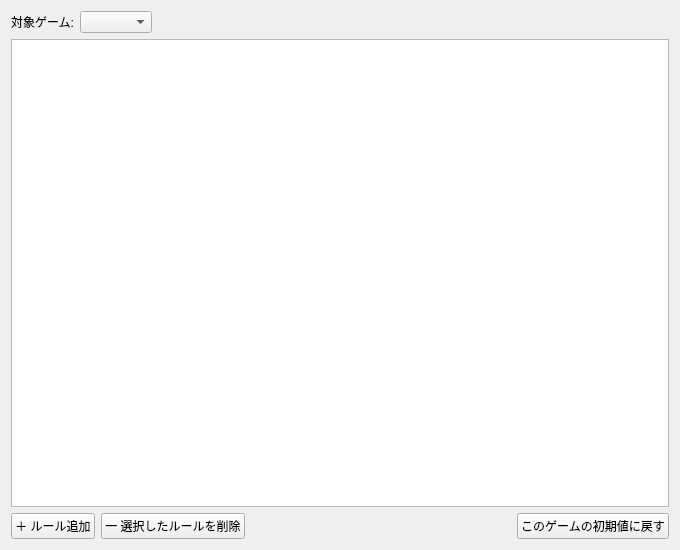
<?xml version="1.0" encoding="UTF-8"?>
<ui version="4.0">
 <class>SettingsFilterRulesPage</class>
 <widget class="QWidget" name="SettingsFilterRulesPage">
  <property name="geometry">
   <rect>
    <x>0</x>
    <y>0</y>
    <width>680</width>
    <height>550</height>
   </rect>
  </property>
  <layout class="QVBoxLayout" name="layoutFilterRules">
   <item>
    <layout class="QHBoxLayout" name="layoutRuleHeader">
     <item>
      <widget class="QLabel" name="labelRuleAdapter">
       <property name="text">
        <string>対象ゲーム:</string>
       </property>
      </widget>
     </item>
     <item>
      <widget class="QComboBox" name="comboRuleGame"/>
     </item>
     <item>
      <spacer name="spacerRuleHeader">
       <property name="orientation">
        <enum>Qt::Orientation::Horizontal</enum>
       </property>
       <property name="sizeHint" stdset="0">
        <size>
         <width>40</width>
         <height>20</height>
        </size>
       </property>
      </spacer>
     </item>
    </layout>
   </item>
   <item>
    <widget class="QTableWidget" name="tableFilterRules">
     <property name="alternatingRowColors">
      <bool>true</bool>
     </property>
     <property name="selectionMode">
      <enum>QAbstractItemView::SelectionMode::SingleSelection</enum>
     </property>
     <property name="selectionBehavior">
      <enum>QAbstractItemView::SelectionBehavior::SelectRows</enum>
     </property>
    </widget>
   </item>
   <item>
    <layout class="QHBoxLayout" name="layoutRuleButtons">
     <item>
      <widget class="QPushButton" name="buttonAddRule">
       <property name="text">
        <string>＋ ルール追加</string>
       </property>
      </widget>
     </item>
     <item>
      <widget class="QPushButton" name="buttonRemoveRule">
       <property name="text">
        <string>一 選択したルールを削除</string>
       </property>
      </widget>
     </item>
     <item>
      <spacer name="spacerRuleButtons">
       <property name="orientation">
        <enum>Qt::Orientation::Horizontal</enum>
       </property>
       <property name="sizeHint" stdset="0">
        <size>
         <width>40</width>
         <height>20</height>
        </size>
       </property>
      </spacer>
     </item>
     <item>
      <widget class="QPushButton" name="buttonResetRules">
       <property name="text">
        <string>このゲームの初期値に戻す</string>
       </property>
      </widget>
     </item>
    </layout>
   </item>
  </layout>
 </widget>
 <resources/>
 <connections/>
</ui>
